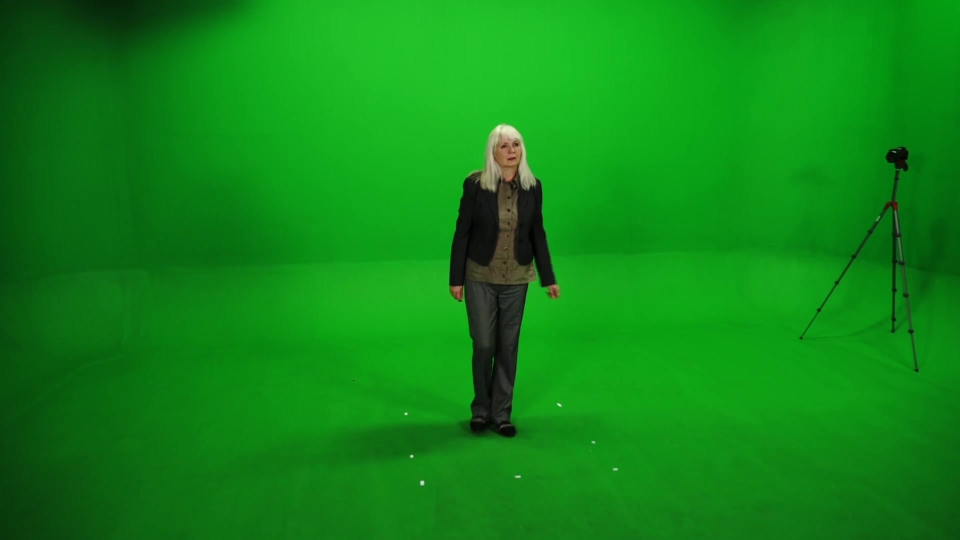
#> input picture holoport/tests/samples/img0.jpeg, 1920 x 1080 px (shown at 1/2 size)
$ python -i utils.py   (imports and definitions only)
#> lines starting #> are read from the running program, lines starting #| are printed output that depends on the picture; after the words box and inside, x2 and y2 are one past the last pixel; in counts of white or black regions, pixels touching at a corner belong together
#> further down, picture is the input picture: shape (1080, 1920, 3); mean B, G, R 22.2, 136.3, 14.8
import cv2
import numpy as np


def increase_brightness(img, value=30):
#> called with value = 30
    hsv = cv2.cvtColor(img, cv2.COLOR_BGR2HSV)
#> hsv: shape (1080, 1920, 3); mean H, S, V 61.3, 224.9, 136.4
    h, s, v = cv2.split(hsv)
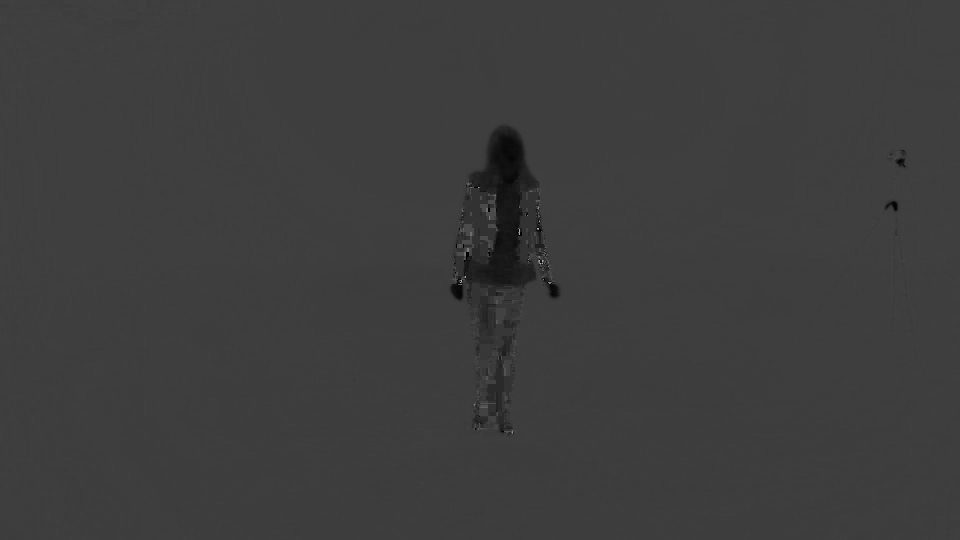
#> h: shape (1080, 1920) (shown at 1/2 size); min 0, max 178, mean 61.3
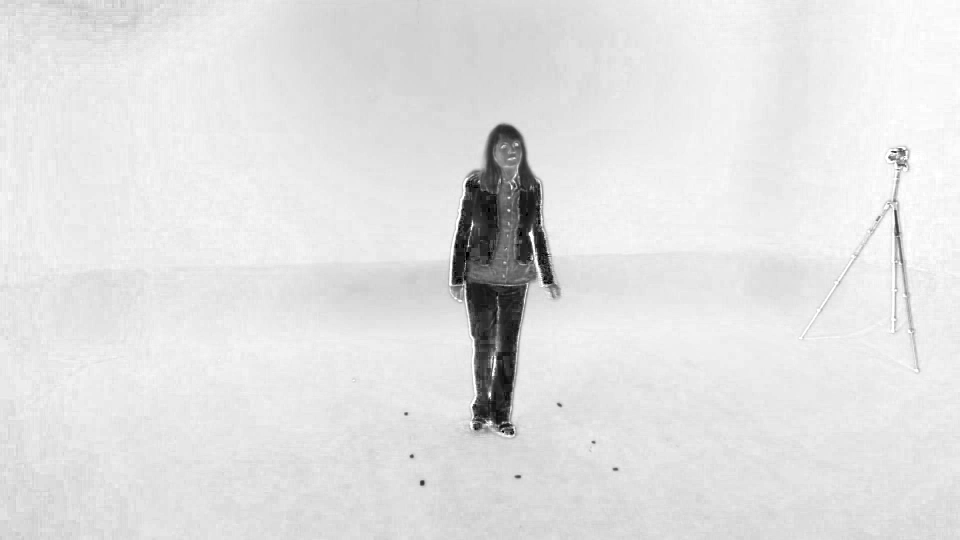
#> s: shape (1080, 1920) (shown at 1/2 size); min 0, max 255, mean 224.9
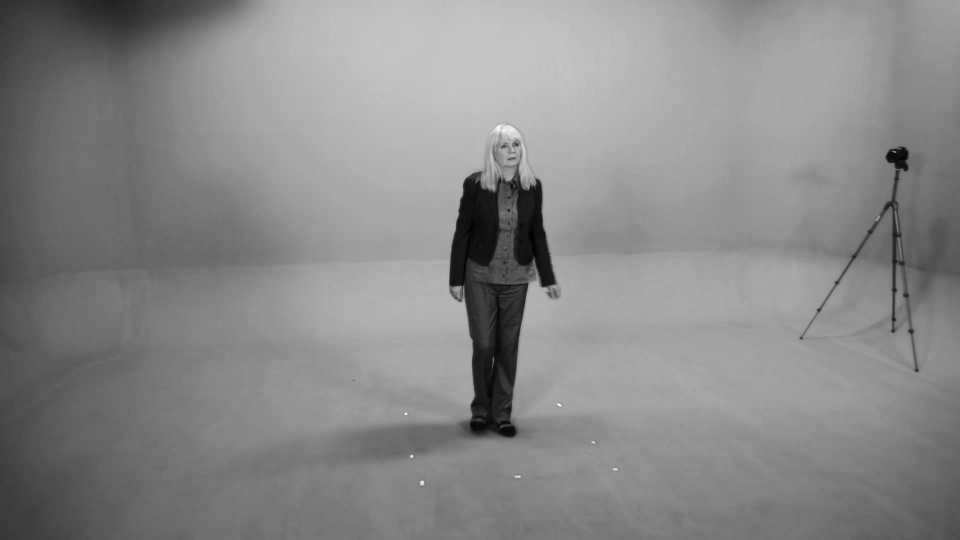
#> v: shape (1080, 1920) (shown at 1/2 size); min 1, max 255, mean 136.4

    lim = 255 - value
    v[v > lim] = 255
#> v: shape (1080, 1920); 0.02% of pixels changed, all inside (x1, y1, x2, y2) = (810, 250, 1188, 969)
    v[v <= lim] += value
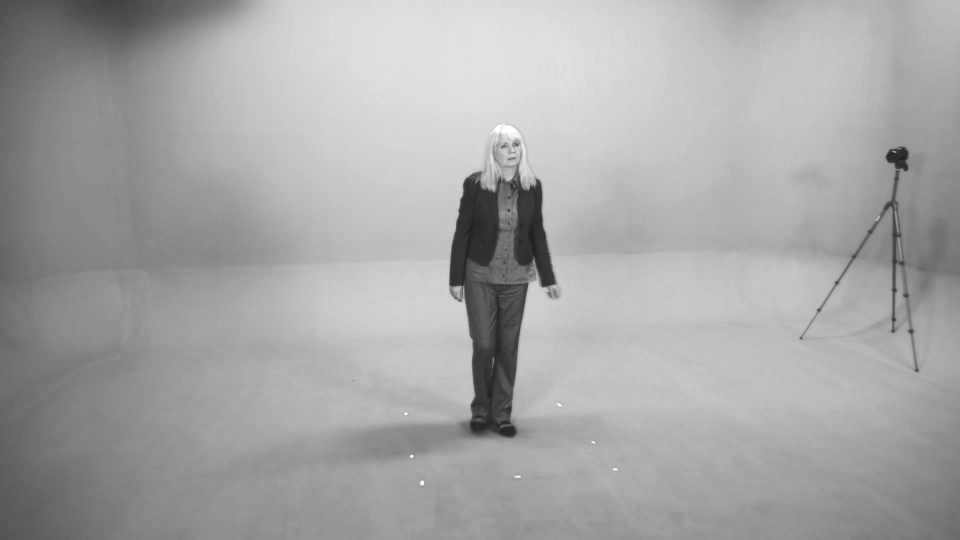
#> v: shape (1080, 1920) (shown at 1/2 size); min 31, max 255, mean 166.4

    final_hsv = cv2.merge((h, s, v))
#> final_hsv: shape (1080, 1920, 3); mean H, S, V 61.3, 224.9, 166.4
    img = cv2.cvtColor(final_hsv, cv2.COLOR_HSV2BGR)
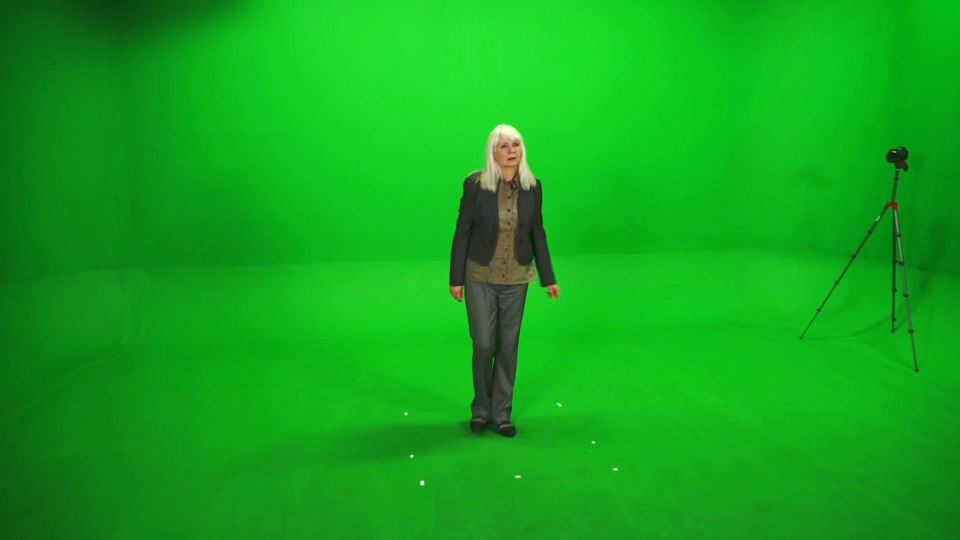
#> img: shape (1080, 1920, 3) (shown at 1/2 size); mean B, G, R 27.1, 166.2, 18
    return img


# [64 lines left out: function norm_face, not called in this run]

>>> import cv2
>>> picture = cv2.imread('tests/samples/img0.jpeg')
>>> result = increase_brightness(picture)
